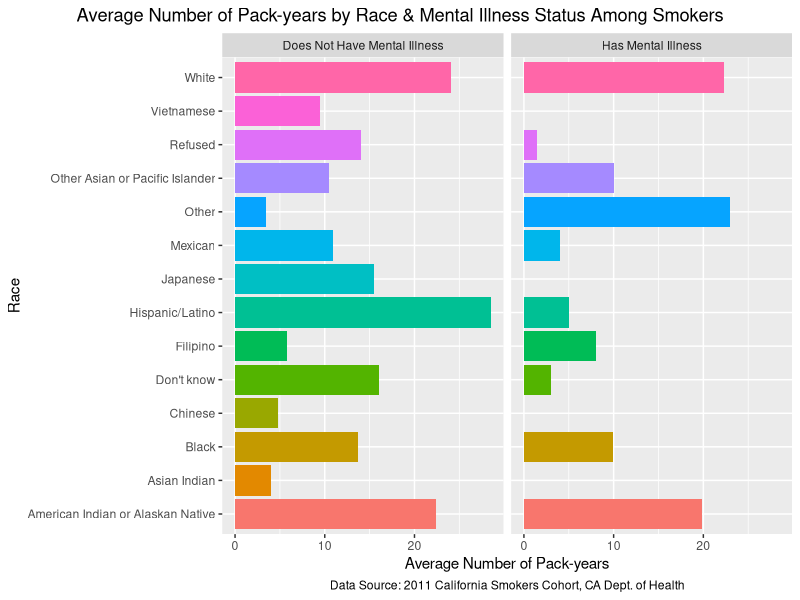
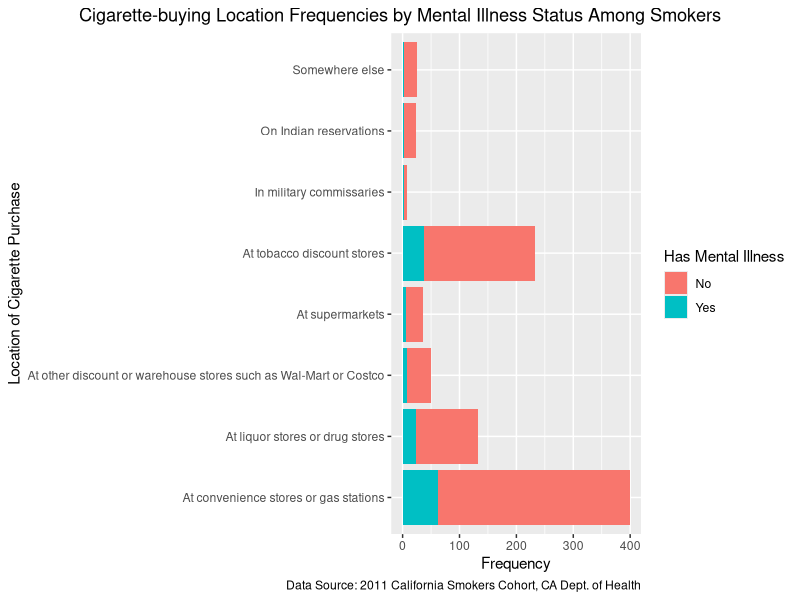

The R script that drew these images, in order:
## ---- chunk 1

library(tidyverse)
library(knitr)
library(kableExtra)

race_data <-read_csv("ca_csc_outcome_race_data.csv",
            col_select = c(ID, NERVOUS, WORRYING, PROBINTR,
                           PROBDOWN, ASTHMA, HEARTDIS,
                           DIABETES, OTHMENILL, race01, race02, race03,
                           race04, race05, race06, race07, race08,
                           race09, race10, race11, race12, race13,
                           race14, race15),
            na = c("", "NA", "NA/Not Applicable", "N/A", "n/a",
                   "(DO NOT READ) NA/Not Applicable",
                   "(DO NOT READ) Refused",
                   "(DO NOT READ) Don't know"))

smoker_data <- read_csv("ca_csc_smoker_data.csv",
            col_select = c(psraid, smokstat, WHEREBUY, BUYCALIF,
                           HOWMANY, SMOK6NUM, SMOK6UNI),
            na = c("", "NA", "NA/Not Applicable", "N/A", "n/a",
                   "(DO NOT READ) NA/Not Applicable",
                   "(DO NOT READ) Refused",
                   "(DO NOT READ) Don't know"))

## ---- chunk 2

#Changed casing for variables from capitals to lowercase in both dataframes
#of race_data and smoker_data
names(race_data) <- tolower(names(race_data))
names(smoker_data) <- tolower(names(smoker_data))

#Re-coded "100 or more cigarettes" to "100" for future pack-year calculations
#once the variable `howmany` is converted from character to numeric data type
smoker_data$howmany <- recode(smoker_data$howmany,
                              "100 or more cigarettes" = "100")

#Changed the data type of `howmany` from character to numeric in order to
#perform calculations for pack-years later
smoker_data$howmany <- as.numeric(smoker_data$howmany)

#Re-coded "In military commissaries, or" to "In military commissaries", as well
#as "Somewhere else (SPECIFY)?" to "Somewhere else" to make
#response option more understandable when displayed for the variable `wherebuy`.
smoker_data$wherebuy <- recode(smoker_data$wherebuy,
                  "In military commissaries, or" = "In military commissaries",
                  "Somewhere else (SPECIFY)?" = "Somewhere else")


#In order to join our two cleaned data sets together, we need to remove the
#strings of 'DIS' and 'STAT' from the `id` column of race_data_2 by using gsub().
race_data$id <- gsub('[DISSTAT]', '', race_data$id)

#Converted `psraid` then from character to numeric data type because
#1) `psraid` is an identifier rather than a numeric value to mathematically
#manipulate even if it does contain numbers and 2) in order to perform a join,
#the two variables must be the same data type.
smoker_data$psraid <- as.character(smoker_data$psraid)

#Performed an inner join between race_data_2 and
#smoker_data_3 by each study participant's unique ID number, which is
#represented by `id` in race_data_2 and `psraid` in smoker_data_3. We
#chose to do an inner join because we wanted to select participants that
#exist in each of our two data sets for our final data frame.
#We assigned this join to a new data frame called joined_smoking_df.
joined_smoking_df <- inner_join(x = race_data, y = smoker_data,
                                by=c("id" = "psraid"))

## ---- chunk 3

#Created new variable `race` to combine variables race01:race15 into one column. 
joined_smoking_df_2 <- joined_smoking_df %>%
  mutate(race = case_when(race01 == "Yes" ~ "White",
        race02 == "Yes" ~ "Black",
        race03 == "Yes" ~ "Japanese",
        race04 == "Yes" ~ "Chinese",
        race05 == "Yes" ~ "Filipino",
        race06 == "Yes" ~ "Korean",
        race07 == "Yes" ~ "Other Asian or Pacific Islander",
        race08 == "Yes" ~ "American Indian or Alaskan Native",
        race09 == "Yes" ~ "Mexican",
        race10 == "Yes" ~ "Hispanic/Latino",
        race11 == "Yes" ~ "Other",
        race12 == "Yes" ~ "Vietnamese",
        race13 == "Yes" ~ "Asian Indian",
        race14 == "Yes" ~ "Refused",
        race15 == "Yes" ~ "Don't know")) %>%
  select(-(race01:race15))

#Created new variable "packs_per_day" for future calculations for pack-years
joined_smoking_df_3 <- joined_smoking_df_2 %>% mutate(packs_per_day = howmany/20)

#Calculated pack-years, which is given by the formula of
#pack-years = # of packs of cigarettes smoked per day * years a person has smoked.
joined_smoking_final_df <- joined_smoking_df_3 %>%
  mutate(pack_years =
           case_when(smok6uni == "Days" ~ packs_per_day*(smok6num/365),
                     smok6uni == "Months" ~ packs_per_day*(smok6num/12),
                     smok6uni == "Years" ~ packs_per_day*(smok6num)))

#Rounded `pack_years` to the nearest whole number for all observations.
joined_smoking_final_df$pack_years <- round(joined_smoking_final_df$pack_years, 0)

## ---- chunk 4

#Table for average number of pack-years per disease for smokers who have a disease
t_avg_pack_years_disease <- joined_smoking_final_df %>%
  mutate(disease = case_when(asthma == "Yes" ~ "Asthma",
                            heartdis == "Yes" ~ "Heart Disease",
                            diabetes == "Yes" ~ "Diabetes",
                            othmenill == "Yes" ~ "Mental Illness")) %>%
  select(disease, pack_years) %>%
  filter(!is.na(pack_years), !is.na(disease)) %>%
  group_by(disease) %>%
  summarize(avg_pack_years = round(sum(pack_years)/n(), 0))


#Kable table for average number of pack-years per disease outcome for smokers who
#have a disease (produced below)
kable(t_avg_pack_years_disease, 
booktabs=T, 
col.names=c("Disease", "Average Number of Pack-years"),  
align='lcccc', 
caption= '<center><b><h4 style="color: black;">Average Number of Pack-years by Disease Outcome Among Smokers</h4></b></center>') %>%
kable_styling(full_width = T) %>%
kable_styling(latex_options = "hold_position") %>%
footnote(general_title = "Data Source: 2011 California Smokers Cohort, CA Dept. of Health", footnote_as_chunk = T,
         general = "")

## ---- chunk 5

table_race_othmenill <- joined_smoking_final_df %>%
  select(race, othmenill) %>%
  drop_na(race, othmenill) %>%
  group_by(race, othmenill) %>%
  summarize(count = n()) %>%
  pivot_wider(names_from = "othmenill", values_from = "count") %>%
  arrange(desc(Yes), No)

table_race_othmenill_final <- table_race_othmenill[,c(1,3,2)]

kable(table_race_othmenill_final, 
      booktabs = T, 
      col.names = c("Race", "Diagnosed Mental Illness", "No Diagnosed Mental Illness"),
      align ='lcccc', 
      caption = '<center><b><h4 style="color: black;">Mental Illness Status by Race</h4></b></center>', digits = 0,
      format.args=list(big.mark=","))%>%
  kable_styling(latex_options = "HOLD_position") %>%
footnote(general_title = "Data Source: 2011 California Smokers Cohort, CA Dept. of Health", footnote_as_chunk = T,
         general = "")
## ---- chunk 6

#We first created a subset of the data frame joined_smoking_df for our disease of
#interest, mental illness, called avg_pack_years_race_othmenill. This subset
#includes only the variable of `race` and average values of the variable
#`pack_years` pertaining to mental illness status. The purpose of creating this
#subset is to simplify the process of creating a graph in the next step by
#showing only the relevant information we need.

avg_pack_years_race_othmenill <- joined_smoking_final_df %>%
  filter(!is.na(pack_years)) %>%
  group_by(race, othmenill) %>%
  summarize(avg_pack_years = sum(pack_years)/n())


#We then created a bar graph representing avg_pack_years_race_othmenill,
#excluding NA values in the variable `othmenill` since we have determined that
#the NA values do not present valuable information for our analyses; the NA
#values had already been dropped for `avg_pack_years` in the process of creating
#the subset of avg_pack_years_race_othmenill in the previous step.

avg_pack_years_race_othmenill %>%
  drop_na(othmenill) %>%
  ggplot(aes(x = race, y = avg_pack_years)) +
  geom_bar(aes(fill = race), stat = "identity", position = "dodge") +
  coord_flip() +
  guides(fill = "none") +
  theme(plot.title.position = "plot",
        plot.title = element_text(hjust = 0.5)) +
  labs(x = "Race",
       y = "Average Number of Pack-years",
  title = "Average Number of Pack-years by Race & Mental Illness Status Among Smokers",
  caption = "Data Source: 2011 California Smokers Cohort, CA Dept. of Health") +
  facet_wrap(~ othmenill, labeller = labeller(othmenill =
                                      c("No" = "Does Not Have Mental Illness",
                                        "Yes" = "Has Mental Illness"))) +
  theme(plot.title = element_text(hjust = 0.5),
        plot.caption = element_text(hjust = 0.5))
       
## ---- chunk 7

#As similarly performed for the graph above, we also excluded NA values for the
#variables of `wherebuy` and `othmenill` prior to creating this graph because
#we did not believe NA values would be telling us any valuable information.
#We chose to create a stacked bar graph instead of a dodged bar graph in order
#to facilitate total frequency comparisons between different cigarette purchase
#locations regardless of mental illness status.

joined_smoking_final_df %>%
  filter(!is.na(wherebuy), !is.na(othmenill)) %>%
  ggplot(aes(x = wherebuy)) + 
  geom_bar(aes(fill = othmenill), position = "stack") +
  coord_flip() +
  theme(plot.title.position = "plot",
        plot.title = element_text(hjust = 0.5)) +
  scale_fill_discrete(name = "Has Mental Illness") + 
  labs(x = "Location of Cigarette Purchase",
       y = "Frequency",
  title = "Cigarette-buying Location Frequencies by Mental Illness Status Among Smokers",
  caption = "Data Source: 2011 California Smokers Cohort, CA Dept. of Health")
